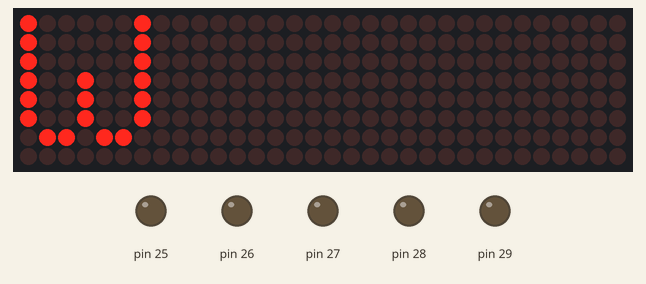
This sketch was run on a simulated Arduino Mega 2560, built with avr-gcc and run on an emulated ATmega2560. Parts: 32×8 LED matrix, output pins drawn as LEDs (lit = HIGH). Wiring (from diagram.json): 4 × MAX7219 LED driver: data pin 22; clock pin 23; CS pin 24. Pins used as bus, display or sensor lines are not drawn.

Above: at 0.18 s.
At 1.1 s:
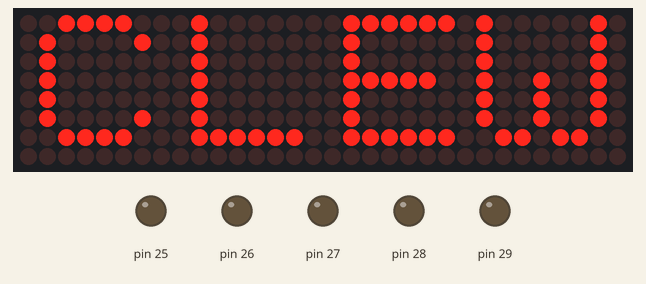
At 2.01 s:
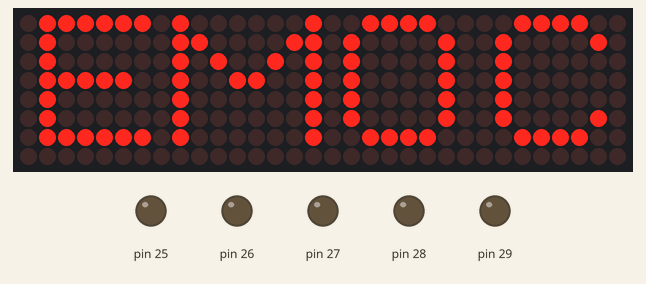

The sketch:

ETALVIS_Problem_17_01.ino
```cpp
//Embedded Systems programming - GPIO
//Dot Matrix Control Problems
//use max 7219-matrix DOTMATRIX
//use PORT A
//self Assessment set -17 Problem 01
//display "Welcome" by entering from left and leaving by right.
//Revolving the display continuously.
#include "max7219.h"
#include "font_welcome.h"

void delay_ms(unsigned int ms) {
  for (unsigned int i = 0; i < ms; i++)
    for (volatile int j = 0; j < 1000; j++);
}

// Bit-reverse to fix mirror image
unsigned char reverse_bits(unsigned char b) {
  b = (b & 0xF0) >> 4 | (b & 0x0F) << 4;
  b = (b & 0xCC) >> 2 | (b & 0x33) << 2;
  b = (b & 0xAA) >> 1 | (b & 0x55) << 1;
  return b;
}

void setup(void) {
  max7219_init();
  while (1)
  {
    const unsigned char* seq[] = {
      font_W,
      font_E,
      font_L,
      font_C,
      font_O,
      font_M,
      font_E
    };

    const unsigned int frames = sizeof(seq) / sizeof(seq[0]);

    for (unsigned int step = 0; step < frames; step++) {
      for (unsigned char row = 1; row <= 8; row++) {
        unsigned char d[4] = {0};

        for (unsigned int col = 0; col < 4; col++) {
          int idx = step - col;
          if (idx >= 0 && idx < frames) {
            d[col] = reverse_bits(seq[idx][row - 1]);
          }
        }

        // Flip order for left-to-right animation
        max7219_send_row4(row, d[3], d[2], d[1], d[0]);
      }
      delay_ms(250);
    }
  }
}

void loop()
{

}
```

font_welcome.h
```cpp
#ifndef FONT_WELCOME_H
#define FONT_WELCOME_H

const unsigned char font_W[8] = {
    0b10000010,
    0b10000010,
    0b10000010,
    0b10010010,
    0b10010010,
    0b10010010,
    0b01101100,
    0b00000000
};

const unsigned char font_E[8] = {
    0b01111110,
    0b01000000,
    0b01000000,
    0b01111100,
    0b01000000,
    0b01000000,
    0b01111110,
    0b00000000
};

const unsigned char font_L[8] = {
    0b01000000,
    0b01000000,
    0b01000000,
    0b01000000,
    0b01000000,
    0b01000000,
    0b01111110,
    0b00000000
};

const unsigned char font_C[8] = {
    0b00111100,
    0b01000010,
    0b01000000,
    0b01000000,
    0b01000000,
    0b01000010,
    0b00111100,
    0b00000000
};

const unsigned char font_O[8] = {
    0b00111100,
    0b01000010,
    0b01000010,
    0b01000010,
    0b01000010,
    0b01000010,
    0b00111100,
    0b00000000
};

const unsigned char font_M[8] = {
    0b10000001,
    0b11000011,
    0b10100101,
    0b10011001,
    0b10000001,
    0b10000001,
    0b10000001,
    0b00000000
};

#endif
```

max7219.c
```cpp
#include "max7219.h"

volatile char *porta = (volatile char *)0x22;
volatile char *ddra  = (volatile char *)0x21;

#define DIN_BIT 0
#define CLK_BIT 1
#define CS_BIT  2

void max7219_send_row4(unsigned char row, unsigned char d1, unsigned char d2,
                       unsigned char d3, unsigned char d4) {
    unsigned char data[4] = {d1, d2, d3, d4};

    *porta &= ~(1 << CS_BIT);

    for (char m = 3; m >= 0; m--) {
        unsigned int packet = (row << 8) | data[m];
        for (char i = 0; i < 16; i++) {
            if (packet & 0x8000)
                *porta |= (1 << DIN_BIT);
            else
                *porta &= ~(1 << DIN_BIT);

            *porta &= ~(1 << CLK_BIT);
            for (volatile int d = 0; d < 10; d++);
            *porta |= (1 << CLK_BIT);
            packet <<= 1;
        }
    }

    *porta |= (1 << CS_BIT);
}

void max7219_init(void) {
    *ddra = 0xFF;
    *porta = (1 << CS_BIT);

    for (char i = 0; i < 4; i++) {
        max7219_send_row4(0x0C, 0x01, 0x01, 0x01, 0x01); // Normal mode
        max7219_send_row4(0x09, 0x00, 0x00, 0x00, 0x00); // No decode
        max7219_send_row4(0x0A, 0x08, 0x08, 0x08, 0x08); // Intensity
        max7219_send_row4(0x0B, 0x07, 0x07, 0x07, 0x07); // Scan limit
        max7219_send_row4(0x0F, 0x00, 0x00, 0x00, 0x00); // Shutdown off
    }

    for (unsigned char row = 1; row <= 8; row++)
        max7219_send_row4(row, 0x00, 0x00, 0x00, 0x00); // Clear screen
}
```

max7219.h
```cpp
#ifndef MAX7219_H
#define MAX7219_H

#ifdef __cplusplus
extern "C" {
#endif

void max7219_init(void);
void max7219_send_row4(unsigned char row, unsigned char d1, unsigned char d2,
                       unsigned char d3, unsigned char d4);

#ifdef __cplusplus
}
#endif

#endif
```

Measured:
- by itself, everything shown: repeats every 2.1 s, in 7 steps
